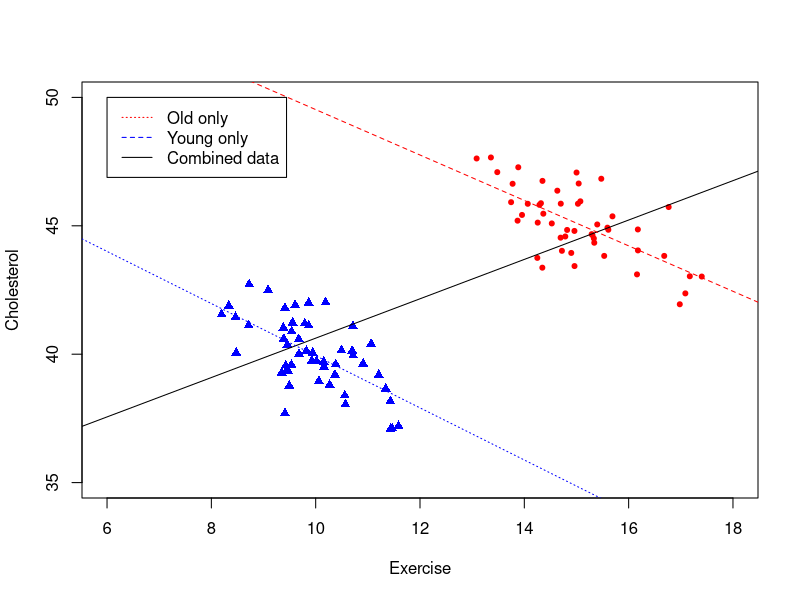
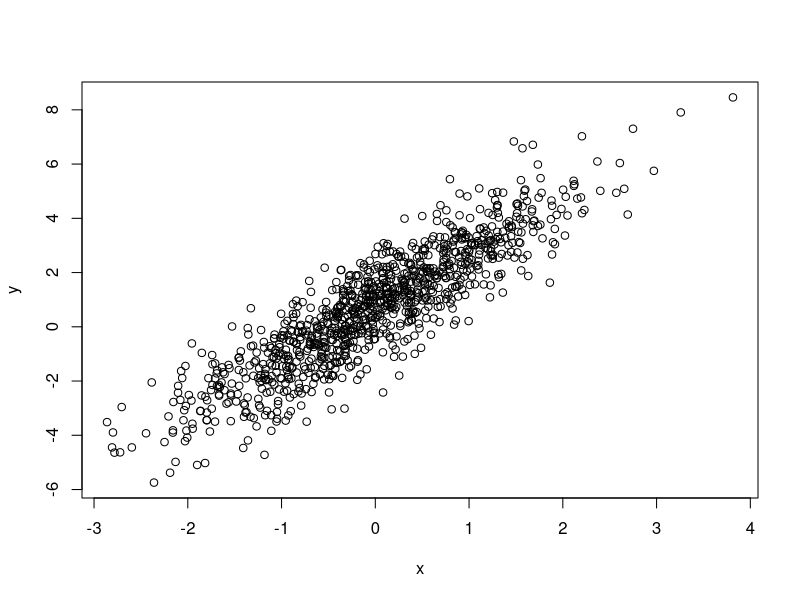
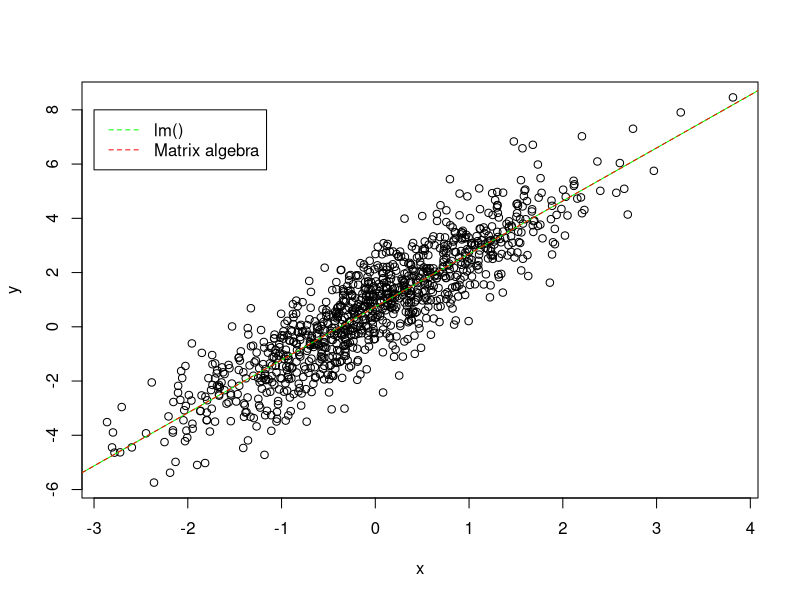
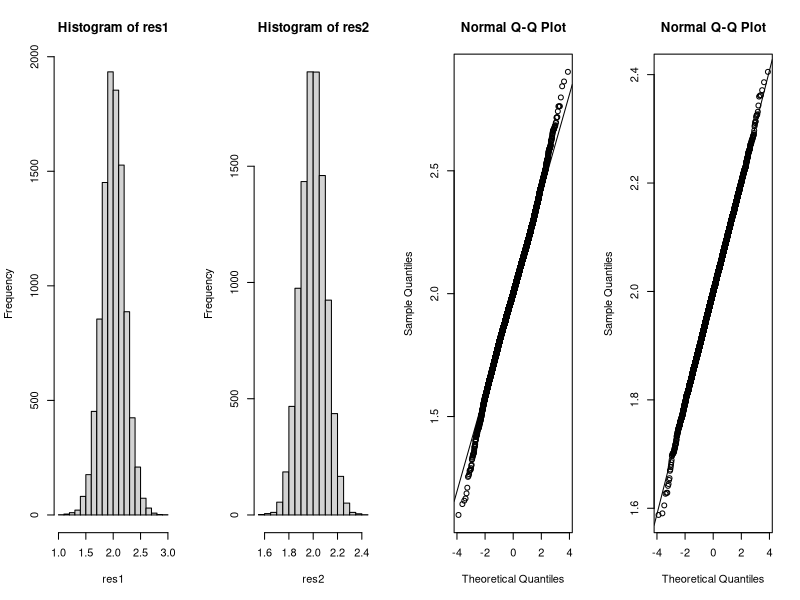
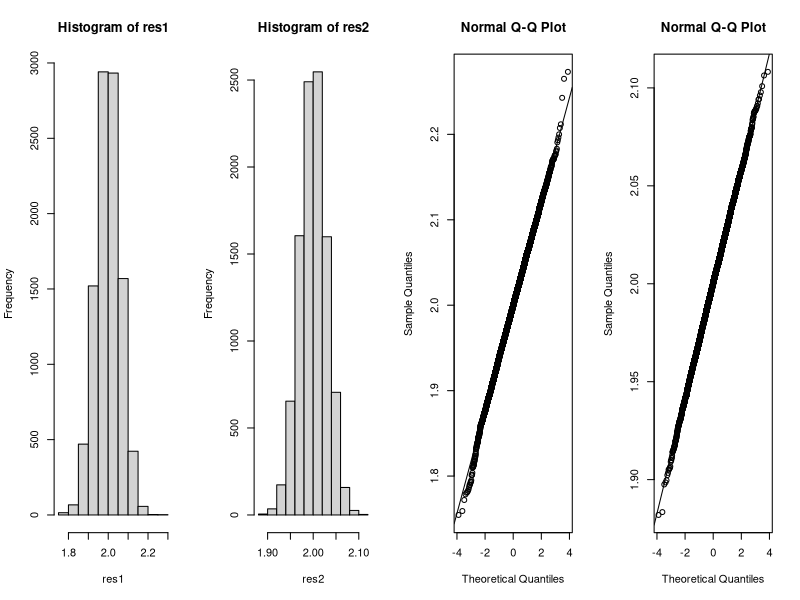
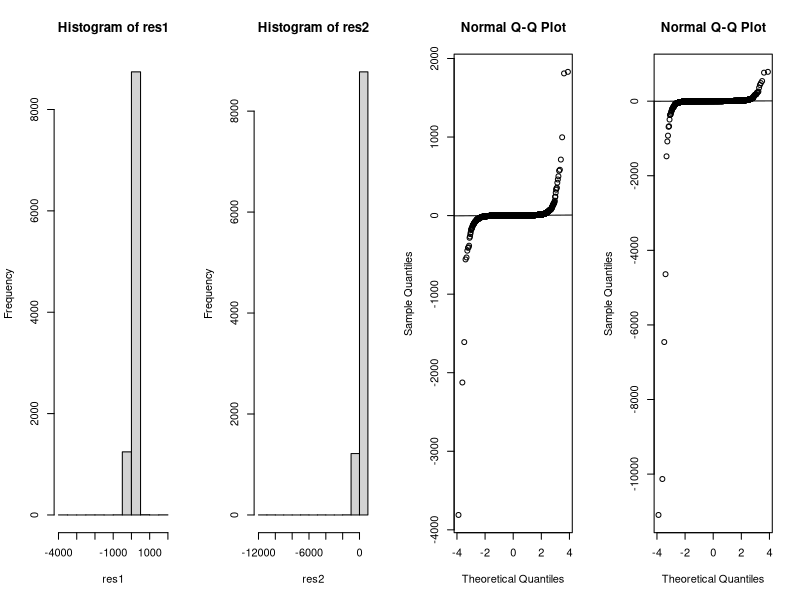

Generate these figures, in order, with R:
## ---- chunk 1
knitr::opts_chunk$set(echo = TRUE)
## ---- chunk 2
library(Matrix)
library(MASS) # For Moore-Penrose pseudo-inverse ginv()
rankMatrix(matrix(c(1,1,2,2),nrow=2))
rankMatrix(matrix(c(1,1,2,2,1,2),nrow=3))
rankMatrix(matrix(c(1,1,2,0),nrow=2))
rankMatrix(matrix(c(1,2,3,2,0,2),nrow=3))
## ---- chunk 3
df = read.csv("exercise_and_cholesterol.csv")
old_df = df[df$Age=="Old",]
young_df = df[df$Age=="Young",]

attach(df)
plot(Cholesterol ~ Exercise,col=ifelse(Age=="Old","red","blue"),pch=ifelse(Age=="Old",20,17),ylim=c(35,50),xlim=c(6,18))

all_model = lm(Cholesterol ~ Exercise, data=df)
young_model = lm(Cholesterol ~ Exercise, data=young_df)
old_model = lm(Cholesterol ~ Exercise, data=old_df)
abline(all_model$coefficients[1],all_model$coefficients[2], lty="solid")
abline(young_model$coefficients[1],young_model$coefficients[2], lty="dotted",col="blue")
abline(old_model$coefficients[1],old_model$coefficients[2], lty="dashed",col="red")
legend(6, 50, legend=c("Old only", "Young only","Combined data"),
       col=c("red", "blue","black"), lty=c("dotted","dashed","solid"), cex=1)
## ---- chunk 4
set.seed(37)
# Data generation
x = rnorm(1000) # Sample 1000 points from N(0, 1)
e = rnorm(1000)
y = 0.7 + 2*x + e
plot(y ~ x)
## ---- chunk 5
# Use lm()
model = lm(y ~ x)
summary(model)
# y = 0.734 + 1.954 * x
## ---- chunk 6
# Use matrix algebra
X = cbind(rep(1,1000),x) # Add bias(constant for intercept) to data matrix
Y = y
beta_h = ginv(t(X)%*%X)%*%t(X)%*%Y
beta_h # \beta0 = 0.734, \beta1 = 1.954

plot(y ~ x)
abline(model$coefficients[1],model$coefficients[2],col="green")
abline(beta_h[1],beta_h[2],col="red",lty="dashed")
legend(-3,8,legend=c("lm()", "Matrix algebra"),col=c("green","red"),lty=c("dashed","dashed"))
## ---- chunk 7
X = cbind(rep(1,1000), x)
Y = y
# Objective function
fun = function(beta) {
  sum((Y - X%*%beta)^2)
}
# Start optimization with random initialization
optim(runif(2),fun) # \beta0 = 0.734, \beta1 = 1.954
## ---- chunk 8
beta1 = cov(x,y)/var(x)
beta0 = mean(y) - beta1*mean(x)
beta0 # 0.734
beta1 # 1.954
## ---- chunk 9
set.seed(37)
S = 10000
single_loop = function(N) {
  x = rnorm(N)
  e = rnorm(N)
  Y = 0.7 + 2*x + e
  X = cbind(rep(1,N),x) # Add bias(constant for intercept) to data matrix
  beta_h = ginv(t(X)%*%X)%*%t(X)%*%Y
  beta1 = beta_h[2]
}
vec_loop = Vectorize(single_loop)

par(mfrow=c(1,4))
res1 = vec_loop(rep(25,S))
hist(res1)
res2 = vec_loop(rep(100,S))
hist(res2)
mean(res1) # 2.002271
mean(res2) # 1.998513
var(res1) # 0.04465469
var(res2) # 0.01046778
t.test(res1, res2, alternative = "two.sided", var.equal = FALSE) # p-value = 0.1095

# Test normality
library(nortest)
#Anderson-Darling normality test
ad.test(res1) # p-value = 2.064e-08
qqnorm(res1)
qqline(res1)

ad.test(res1) # p-value = 2.064e-08
qqnorm(res2)
qqline(res2)
## ---- chunk 10
set.seed(37)
S = 10000
single_loop = function(N) {
  x = rnorm(N)
  e = runif(N)
  Y = 0.7 + 2*x + e
  X = cbind(rep(1,N),x) # Add bias(constant for intercept) to data matrix
  beta_h = ginv(t(X)%*%X)%*%t(X)%*%Y
  beta1 = beta_h[2]
}
vec_loop = Vectorize(single_loop)

res1 = vec_loop(rep(25,S))
hist(res1)
res2 = vec_loop(rep(100,S))
hist(res2)
mean(res1) # 1.999372
mean(res2) # 2.000016
var(res1) # 0.003772373
var(res2) # 0.0008630136
t.test(res1, res2, alternative = "two.sided", var.equal = TRUE) # p-value = 0.3446

#Anderson-Darling normality test
ad.test(res1) # p-value = 0.4207
qqnorm(res1)
qqline(res1)

ad.test(res1) # p-value = 0.4207
qqnorm(res2)
qqline(res2)
## ---- chunk 11
set.seed(37)
S = 10000
single_loop = function(N) {
  x = rnorm(N)
  e = rcauchy(N)
  Y = 0.7 + 2*x + e
  X = cbind(rep(1,N),x) # Add bias(constant for intercept) to data matrix
  beta_h = ginv(t(X)%*%X)%*%t(X)%*%Y
  beta1 = beta_h[2]
}
vec_loop = Vectorize(single_loop)

res1 = vec_loop(rep(25,S))
hist(res1)
res2 = vec_loop(rep(100,S))
hist(res2)
mean(res1) # 1.907382
mean(res2) # -1.599096
var(res1) # 3427.213
var(res2) # 29851.75
t.test(res1, res2, alternative = "two.sided", var.equal = FALSE) # p-value = 0.05461

#Anderson-Darling normality test
ad.test(res1) # p-value = 2.2e-16
qqnorm(res1)
qqline(res1)

ad.test(res1) # p-value = 2.2e-16
qqnorm(res2)
qqline(res2)
